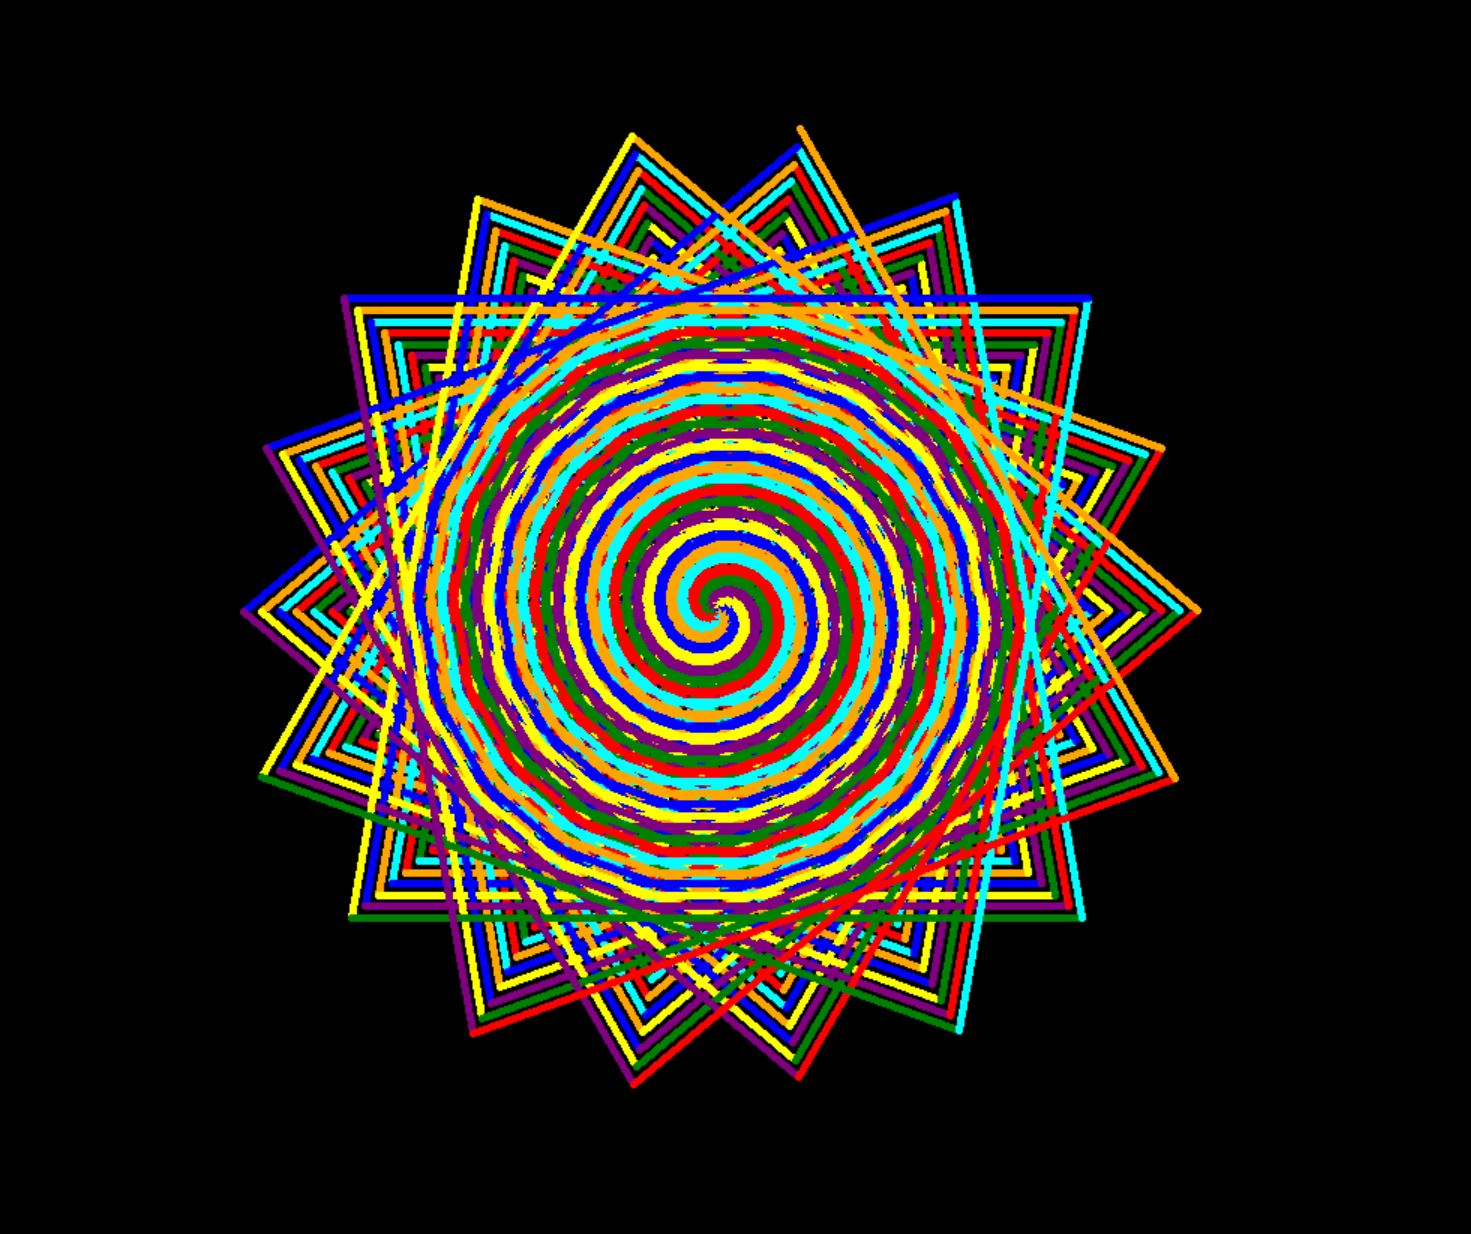

Recreate this plot in Python.
from turtle import *


def main():
    bgcolor('black')
    speed(0)
    tracer(0)
    i = 1
    colours = ["red", "orange", "yellow", "green", "cyan", "blue", "purple"]
    while True:
        width(5)
        forward(i)
        left(100)
        color(colours[i % 7])
        i += 1
        if i == 500:
            break
    ts = getscreen()
    ts.getcanvas().postscript(file="work3.eps")
    hideturtle()
    done()


if __name__ == '__main__':
    main()
